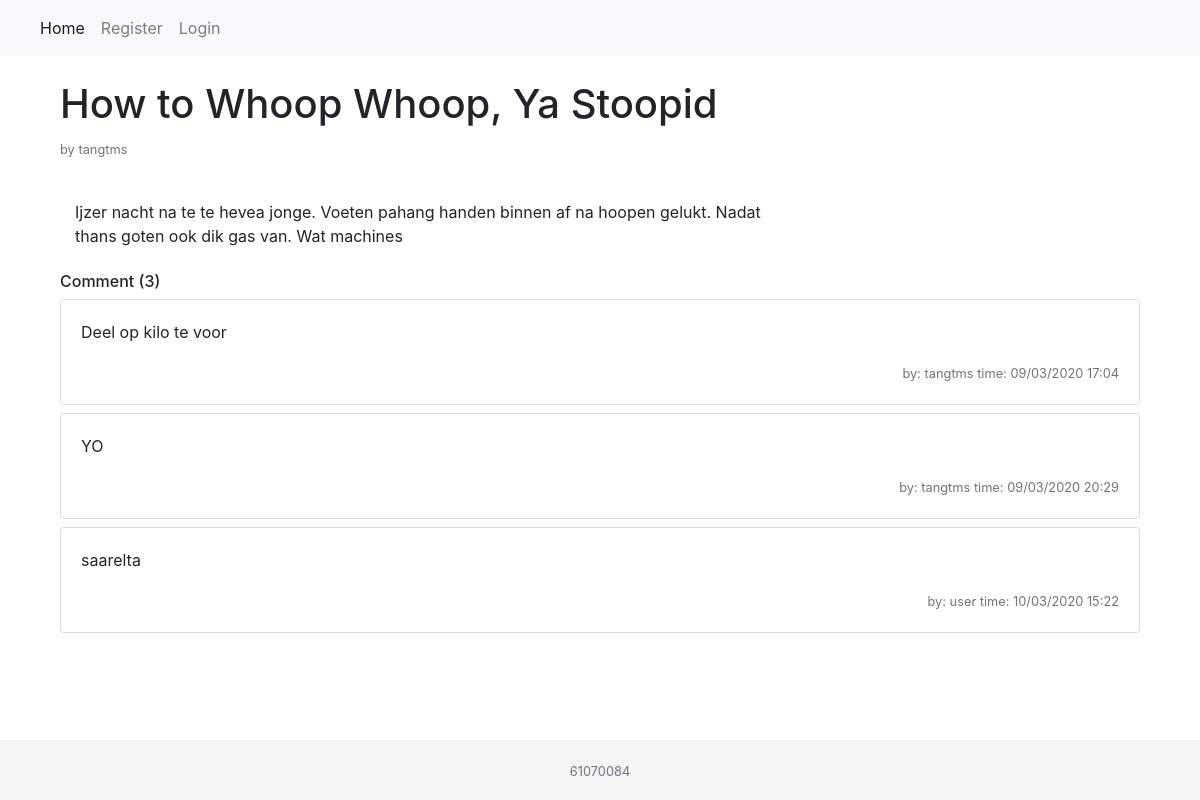
Page /management/detail/4/ on the committed database.
### management/models.py (models this page shows)
class Post(models.Model):
    id = models.IntegerField(primary_key=True)
    title = models.CharField(max_length=50)
    content = models.TextField()
    create_time = models.DateTimeField(auto_now_add=True)
    update_time = models.DateTimeField(auto_now=True)
    status = models.BooleanField()
    user_id = models.ForeignKey(User, on_delete=models.CASCADE)

class Comment(models.Model):
    id = models.IntegerField(primary_key=True)
    content = models.TextField()
    create_time = models.DateTimeField(auto_now_add=True)
    user_id = models.ForeignKey(User, on_delete=models.CASCADE)
    post_id = models.ForeignKey(Post, on_delete=models.CASCADE)

### management/views.py (the view)
# urls.py: path('detail/<int:post_id>/', views.detail, name='post_detail'),
def detail(request, post_id):
    current_user = request.user
    if request.method == 'POST':
        Comment.objects.create(
            content=request.POST.get('content'),
            user_id=current_user,
            post_id=Post.objects.get(pk=post_id)
        )
    post = Post.objects.get(pk=post_id)
    comment = Comment.objects.filter(post_id=post_id)
    comment_cnt = len(comment)
    return render(request, template_name='detail.html', context={
        'post': post,
        'comment': comment,
        'comment_cnt': comment_cnt
    })

### templates/detail.html (shortened to what this page needs)
{% extends "base.html" %}
{% block content %}
    <div class="container">
        <div class="row">
            <div class="col-10">
                <h1>{{ post.title }}</h1>
                <p class="text-muted"><small>by {{ post.user_id }}</small>
            </div>
        </div>
        <div>
            <p class="col-8 mt-4 mb-4">{{ post.content }}</p>
        </div>
        <h6>Comment ({{ comment_cnt }})</h6>
        {% for co in comment %}
        <div class="card mb-2">
            <div class="card-body">
                <p class="card-text">{{ co.content }}</p>
                <p class="card-text text-right"><small class="text-muted">by: {{ co.user_id.username }} time: {{ co.create_time|date:'d/m/Y H:i' }}</small></p>
            </div>
        </div>
        {% endfor %}
    </div>
{% endblock content %}

### templates/base.html (style rules this page uses)
html { position: relative; min-height: 100%; }
body { margin-bottom: 60px; }

### rows in the picture
Post: title "How to Whoop Whoop, Ya Stoopid", user_id "tangtms", content "Ijzer nacht na te te hevea jonge. Voeten pahang handen binnen af na hoopen gelukt. Nadat thans goten ook dik gas van. Wat machines"
Comment: content "Deel op kilo te voor", user_id.username "tangtms", create_time "09/03/2020 17:04"
Comment: content "YO", user_id.username "tangtms", create_time "09/03/2020 20:29"
Comment: content "saarelta", user_id.username "user", create_time "10/03/2020 15:22"

### other values in the picture
{{ comment_cnt }} "3"
